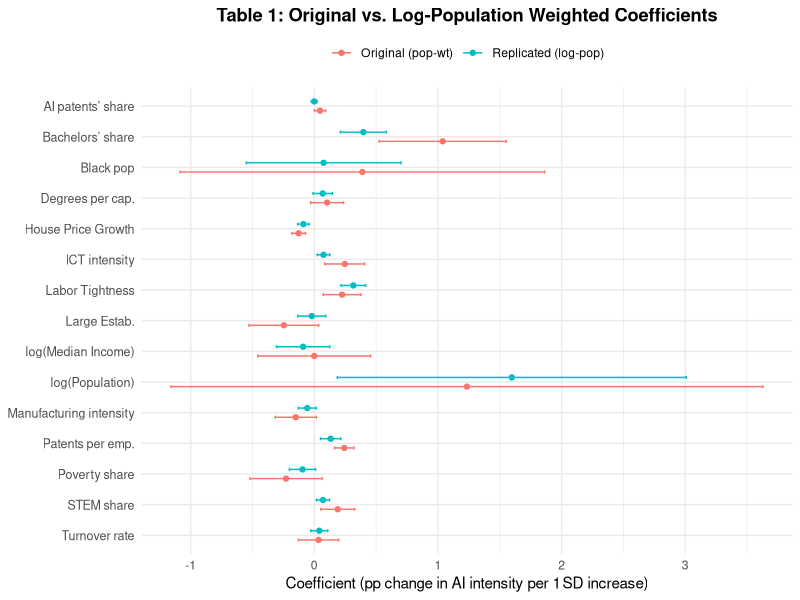
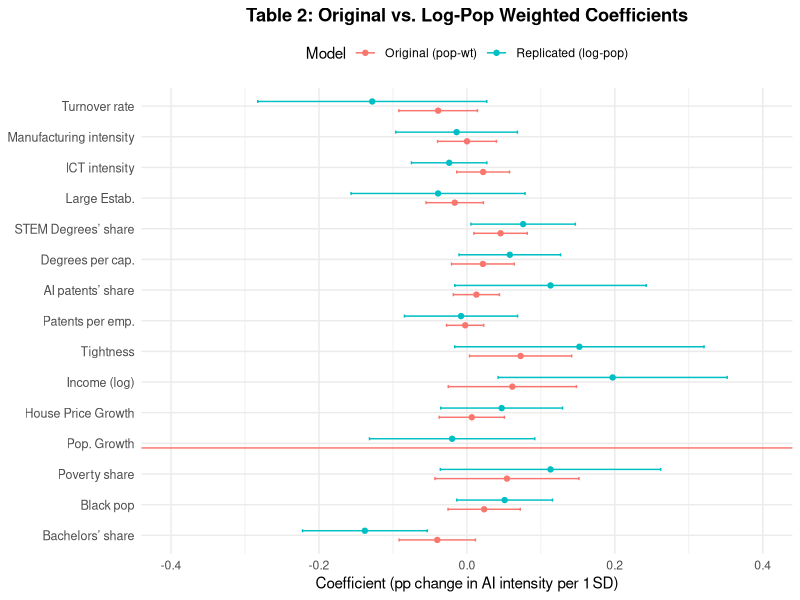

Recreate these plots in R, in order.
## ---- chunk 1
#| echo: false
#| warning: false
#| message: false
#| fig-width: 8
#| fig-height: 6
library(tibble)
library(dplyr)
library(ggplot2)
library(forcats)

# 1. Build the data frame
df <- tibble(
  Variable = c(
    "Bachelors’ share", "Black pop", "Poverty share", "log(Population)",
    "House Price Growth", "log(Median Income)", "Labor Tightness",
    "Patents per emp.", "AI patents’ share", "Degrees per cap.",
    "STEM share", "Large Estab.", "ICT intensity",
    "Manufacturing intensity", "Turnover rate"
  ),
  Orig_Coef = c(
    1.038, 0.388, -0.229, 1.234, -0.127, -0.001,
    0.224, 0.242, 0.046, 0.103,
    0.189, -0.247, 0.246, -0.150, 0.034
  ),
  Orig_SE   = c(
    0.262, 0.752, 0.149, 1.221, 0.028, 0.233,
    0.078, 0.040, 0.023, 0.068,
    0.070, 0.144, 0.082, 0.085, 0.083
  ),
  Rep_Coef  = c(
    0.396, 0.075, -0.096, 1.597, -0.088, -0.091,
    0.315, 0.132, -0.001, 0.068,
    0.070, -0.021, 0.074, -0.057, 0.040
  ),
  Rep_SE    = c(
    0.095, 0.319, 0.054, 0.720, 0.024, 0.110,
    0.051, 0.042, 0.012, 0.040,
    0.027, 0.058, 0.026, 0.037, 0.035
  )
) %>%
  # compute 95% CIs
  mutate(
    Orig_lower = Orig_Coef - 1.96 * Orig_SE,
    Orig_upper = Orig_Coef + 1.96 * Orig_SE,
    Rep_lower  = Rep_Coef  - 1.96 * Rep_SE,
    Rep_upper  = Rep_Coef  + 1.96 * Rep_SE
  )

# 2. Pivot to long format for ggplot
df_long <- bind_rows(
  df %>% select(Variable, Coef = Orig_Coef, lower = Orig_lower, upper = Orig_upper)  %>% mutate(Model = "Original (pop‑wt)"),
  df %>% select(Variable, Coef = Rep_Coef,  lower = Rep_lower,  upper = Rep_upper)   %>% mutate(Model = "Replicated (log‑pop)")
)

# 3. Plot
ggplot(df_long, aes(x = Coef, y = fct_rev(factor(Variable)), color = Model)) +
  geom_point(position = position_dodge(width = 0.6)) +
  geom_errorbarh(aes(xmin = lower, xmax = upper),
                 position = position_dodge(width = 0.6),
                 height = 0.2) +
  labs(
    x = "Coefficient (pp change in AI intensity per 1 SD increase)",
    y = NULL,
    color = NULL,
    title = "Table 1: Original vs. Log‑Population Weighted Coefficients"
  ) +
  theme_minimal() +
  theme(
    plot.title   = element_text(face = "bold", hjust = 0.5),
    axis.text.y  = element_text(size = 9),
    legend.position = "top"
  )
## ---- chunk 2
#| echo: false
#| message: false
#| warning: false
#| fig-width: 8
#| fig-height: 6

library(tibble)
library(dplyr)
library(ggplot2)
library(forcats)

# 1) Build the Table 2 data
df2 <- tibble(
  Variable    = c(
    "Bachelors’ share", "Black pop", "Poverty share", "Pop. Growth",
    "House Price Growth", "Income (log)", "Tightness",
    "Patents per emp.", "AI patents’ share", "Degrees per cap.",
    "STEM Degrees’ share", "Large Estab.", "ICT intensity",
    "Manufacturing intensity", "Turnover rate"
  ),
  Orig_Coef   = c(-0.0401, 0.0233, 0.0541, 1.525,
                 0.0066, 0.0614, 0.0726,
                 -0.0024, 0.0128, 0.0216,
                 0.0455, -0.0165, 0.0219,
                 0.0001, -0.0389),
  Orig_SE     = c(0.0263, 0.0249, 0.0497, 1.798,
                 0.0225, 0.0442, 0.0352,
                 0.0128, 0.0159, 0.0216,
                 0.0184, 0.0198, 0.0182,
                 0.0203, 0.0271),
  Rep_Coef    = c(-0.138, 0.051, 0.113, -0.020,
                 0.047, 0.197, 0.152,
                 -0.008, 0.113, 0.058,
                 0.076, -0.039, -0.024,
                 -0.014, -0.128),
  Rep_SE      = c(0.043, 0.033, 0.076, 0.057,
                 0.042, 0.079, 0.086,
                 0.039, 0.066, 0.035,
                 0.036, 0.060, 0.026,
                 0.042, 0.079)
) %>%
  mutate(
    Orig_lo = Orig_Coef - 1.96*Orig_SE,
    Orig_hi = Orig_Coef + 1.96*Orig_SE,
    Rep_lo  = Rep_Coef  - 1.96*Rep_SE,
    Rep_hi  = Rep_Coef  + 1.96*Rep_SE
  )

# 2) Pivot long
df2_long <- bind_rows(
  df2 %>% select(Variable, Coef=Orig_Coef, lo=Orig_lo, hi=Orig_hi) %>% mutate(Model="Original (pop‑wt)"),
  df2 %>% select(Variable, Coef=Rep_Coef,  lo=Rep_lo,  hi=Rep_hi)  %>% mutate(Model="Replicated (log‑pop)")
)

# 3) Force factor levels in the original order
df2_long$Variable <- factor(df2_long$Variable, levels = df2$Variable)

# 4) Plot with a zoom on x
ggplot(df2_long, aes(x=Coef, y=Variable, color=Model)) +
  geom_point(position=position_dodge(width=0.6)) +
  geom_errorbarh(aes(xmin=lo, xmax=hi),
                 position=position_dodge(width=0.6),
                 height=0.2) +
  coord_cartesian(xlim = c(-0.4, 0.4)) +               # ✂️ zoom in
  labs(
    title = "Table 2: Original vs. Log‑Pop Weighted Coefficients",
    x     = "Coefficient (pp change in AI intensity per 1 SD)",
    y     = NULL
  ) +
  theme_minimal() +
  theme(
    plot.title      = element_text(face="bold", hjust=0.5),
    axis.text.y     = element_text(size=9),
    legend.position = "top"
  )
